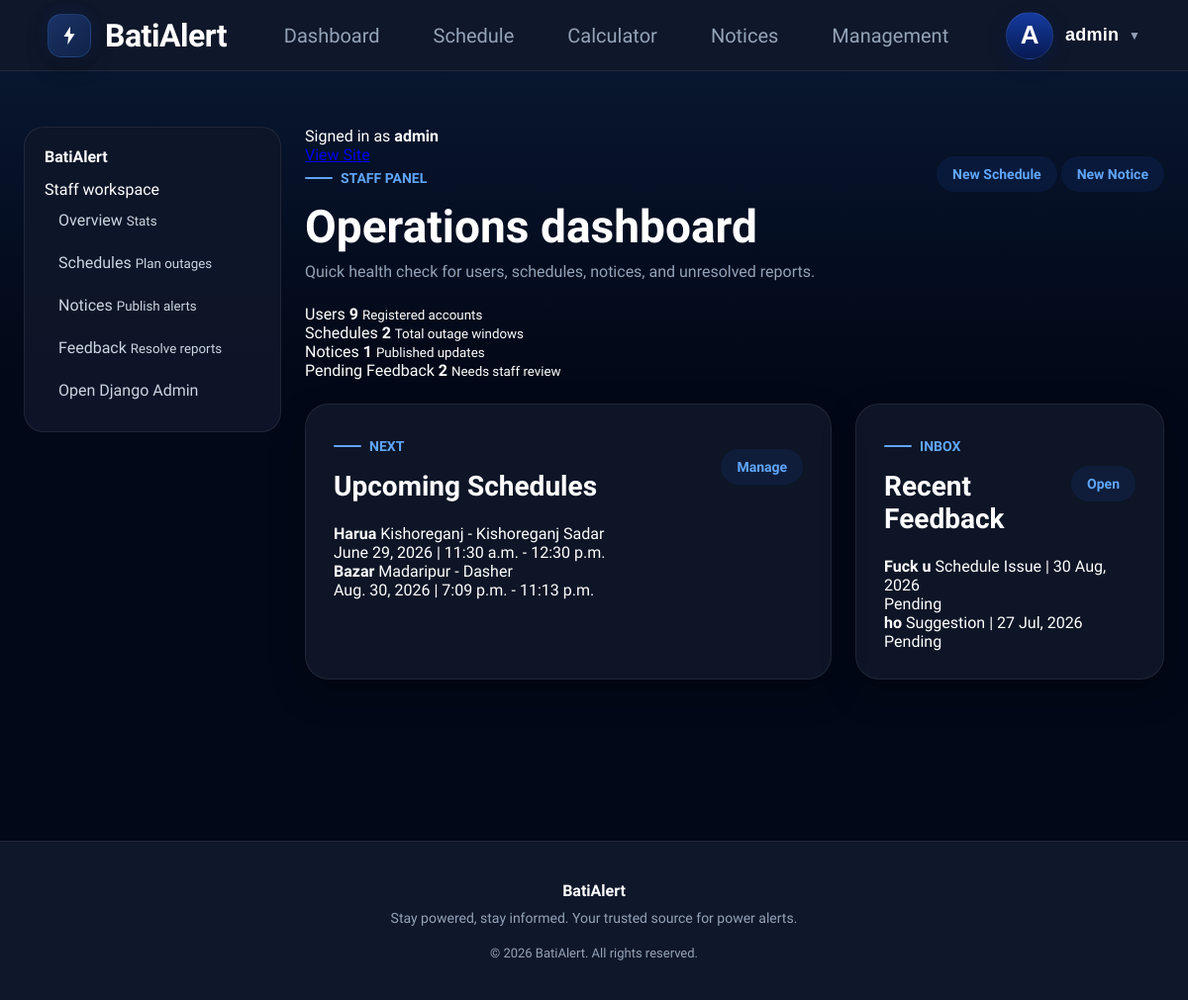
The app's page /management/ (signed in), older data.
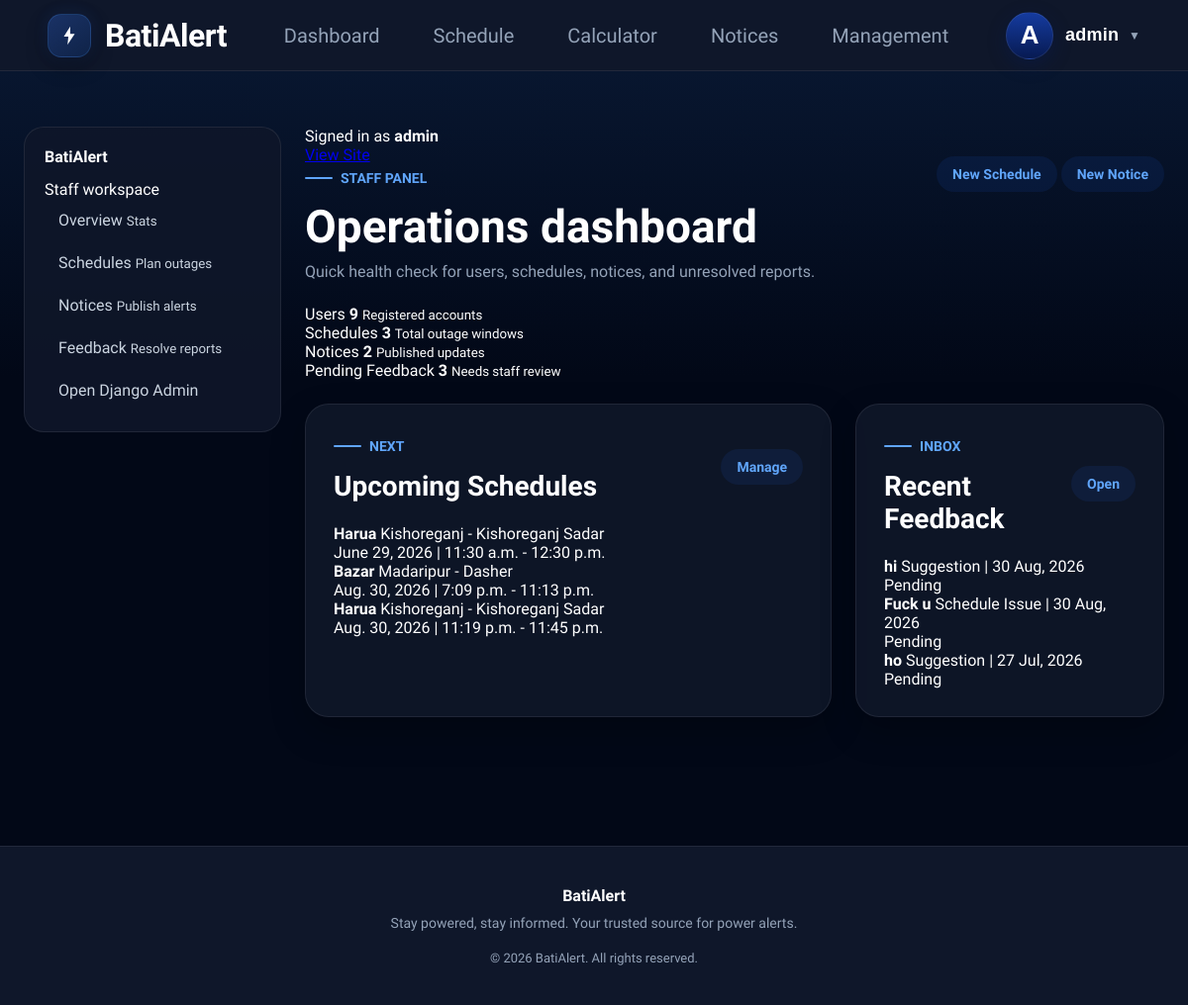
The same page, newer data.
### core/models.py (models this page shows, shortened)
class Schedule(models.Model):
    SCHEDULE_TYPES = [
        ('Daily', 'Daily'),
        ('Weekly', 'Weekly'),
    ]
    area = models.ForeignKey(
        Area,
        on_delete=models.CASCADE
    )
    start_time = models.TimeField()
    end_time = models.TimeField()
    schedule_type = models.CharField(
        max_length=50,
        choices=SCHEDULE_TYPES,
        default='Daily'
    )
    day_of_week = models.CharField(
        max_length=100,
        blank=True,
        null=True
    )
    start_date = models.DateField()
    end_date = models.DateField(
        blank=True,
        null=True
    )
    reason = models.CharField(
        max_length=200,
        blank=True,
        null=True
    )
    created_at = models.DateTimeField(
        default=timezone.now
    )
    updated_at = models.DateTimeField(
        default=timezone.now
    )

class Area(models.Model):
    district = models.CharField(max_length=100)
    upazila = models.CharField(max_length=100)
    area_name = models.CharField(max_length=100)

class FeedbackReport(models.Model):
    FEEDBACK_TYPES = [
        ('Schedule Issue', 'Schedule Issue'),
        ('Suggestion', 'Suggestion'),
        ('Other', 'Other'),
    ]
    STATUS_CHOICES = [
        ('Pending', 'Pending'),
        ('In Review', 'In Review'),
        ('Resolved', 'Resolved'),
    ]
    user = models.ForeignKey(
        'auth.User',
        on_delete=models.CASCADE,
        null=True,
        blank=True
    )
    area = models.ForeignKey(
        Area,
        on_delete=models.SET_NULL,
        null=True,
        blank=True
    )
    feedback_type = models.CharField(
        max_length=50,
        choices=FEEDBACK_TYPES,
        default='Schedule Issue'
    )
    subject = models.CharField(
        max_length=200
    )
    message = models.TextField()
    status = models.CharField(
        max_length=50,
        choices=STATUS_CHOICES,
        default='Pending'
    )
    staff_note = models.TextField(
        blank=True
    )
    created_at = models.DateTimeField(
        auto_now_add=True
    )
    updated_at = models.DateTimeField(
        auto_now=True
    )

### core/views.py (the view)
@staff_member_required
def management_dashboard(request):
    context = {
        "user_count": User.objects.count(),
        "schedule_count": Schedule.objects.count(),
        "notice_count": Notice.objects.count(),
        "pending_feedback_count": FeedbackReport.objects.filter(
            status="Pending"
        ).count(),
        "recent_feedback": FeedbackReport.objects.select_related(
            "user",
            "area"
        ).order_by("-created_at")[:5],
        "upcoming_schedules": Schedule.objects.select_related(
            "area"
        ).order_by("start_date", "start_time")[:6],
    }
    return render(
        request,
        "management/dashboard.html",
        context
    )

### users/context_processors.py (called while the page is built)
def appliance_context(request):
    return {
        "appliances":
        Appliance.objects.all()
    }

### templates/management/dashboard.html
{% extends 'management/base.html' %}
{% block management_content %}
<div class="page-heading-row">
    <div>
        <span class="home-kicker">Staff Panel</span>
        <h1>Operations dashboard</h1>
        <p>Quick health check for users, schedules, notices, and unresolved reports.</p>
    </div>
    <div class="management-heading-actions">
        <a class="dashboard-link" href="{% url 'management_schedules' %}">New Schedule</a>
        <a class="dashboard-link" href="{% url 'management_notices' %}">New Notice</a>
    </div>
</div>
<div class="management-stat-grid">
    <article class="management-stat-card">
        <span>Users</span>
        <strong>{{ user_count }}</strong>
        <small>Registered accounts</small>
    </article>
    <article class="management-stat-card">
        <span>Schedules</span>
        <strong>{{ schedule_count }}</strong>
        <small>Total outage windows</small>
    </article>
    <article class="management-stat-card">
        <span>Notices</span>
        <strong>{{ notice_count }}</strong>
        <small>Published updates</small>
    </article>
    <article class="management-stat-card urgent">
        <span>Pending Feedback</span>
        <strong>{{ pending_feedback_count }}</strong>
        <small>Needs staff review</small>
    </article>
</div>
<div class="dashboard-grid">
    <section class="dashboard-panel management-card">
        <div class="dashboard-panel-header">
            <div>
                <span class="home-kicker">Next</span>
                <h2>Upcoming Schedules</h2>
            </div>
            <a class="dashboard-link" href="{% url 'management_schedules' %}">Manage</a>
        </div>
        {% for schedule in upcoming_schedules %}
        <div class="management-list-row">
            <div>
                <strong>{{ schedule.area.area_name }}</strong>
                <span>{{ schedule.area.district }} - {{ schedule.area.upazila }}</span>
            </div>
            <span class="management-pill">{{ schedule.start_date }} | {{ schedule.start_time }} - {{ schedule.end_time }}</span>
        </div>
        {% empty %}
        <div class="dashboard-empty compact"><p>No schedules yet.</p></div>
        {% endfor %}
    </section>
    <section class="dashboard-panel management-card">
        <div class="dashboard-panel-header">
            <div>
                <span class="home-kicker">Inbox</span>
                <h2>Recent Feedback</h2>
            </div>
            <a class="dashboard-link" href="{% url 'management_feedback' %}">Open</a>
        </div>
        {% for report in recent_feedback %}
        <div class="management-list-row">
            <div>
                <strong>{{ report.subject }}</strong>
                <span>{{ report.feedback_type }} | {{ report.created_at|date:"d M, Y" }}</span>
            </div>
            <span class="management-pill status-{{ report.status|slugify }}">{{ report.status }}</span>
        </div>
        {% empty %}
        <div class="dashboard-empty compact"><p>No feedback yet.</p></div>
        {% endfor %}
    </section>
</div>
{% endblock %}

### templates/management/base.html
{% extends 'base.html' %}
{% block content %}
<section class="management-section">
    <div class="management-shell">
        <aside class="management-sidebar">
            <div class="management-brand-block">
                <strong>BatiAlert</strong>
                <span>Staff workspace</span>
            </div>
            <nav class="management-nav">
                <a class="{% if request.resolver_match.url_name == 'management_dashboard' %}active{% endif %}" href="{% url 'management_dashboard' %}">
                    <span>Overview</span>
                    <small>Stats</small>
                </a>
                <a class="{% if 'schedule' in request.resolver_match.url_name %}active{% endif %}" href="{% url 'management_schedules' %}">
                    <span>Schedules</span>
                    <small>Plan outages</small>
                </a>
                <a class="{% if 'notice' in request.resolver_match.url_name %}active{% endif %}" href="{% url 'management_notices' %}">
                    <span>Notices</span>
                    <small>Publish alerts</small>
                </a>
                <a class="{% if 'feedback' in request.resolver_match.url_name %}active{% endif %}" href="{% url 'management_feedback' %}">
                    <span>Feedback</span>
                    <small>Resolve reports</small>
                </a>
            </nav>
            <a class="management-admin-link" href="{% url 'admin:index' %}">Open Django Admin</a>
        </aside>
        <div class="management-content">
            <div class="management-topbar">
                <div>
                    <span>Signed in as</span>
                    <strong>{{ request.user.username }}</strong>
                </div>
                <a href="{% url 'home' %}">View Site</a>
            </div>
            {% block management_content %}{% endblock %}
        </div>
    </div>
</section>
{% endblock %}

### templates/base.html (shortened to what this page needs)
{% load static %}
<!DOCTYPE html>
<html lang="en">
<head>
  <link rel="stylesheet"
        href="{% static 'css/style.css' %}" />
</head>
<body>
  <nav id="navbar">
    {% include 'navbar.html' %}
  </nav>
  <main id="main-content">
    {% block content %}
    {% endblock %}
  </main>
  {% include 'footer.html' %}
</body>
</html>

### templates/navbar.html (shortened to what this page needs)
<nav class="navbar">
  <div class="navbar-left">
    <a href="{% url "home" %}"
       class="brand">
    <div class="brand-logo">
        <svg
            viewBox="0 0 24 24"
            width="22"
            height="22"
            fill="none">
            <path
                d="M13 2L6 13H11L10 22L18 10H13V2Z"
                fill="white"/>
        </svg>
    </div>
    <span class="brand-text">
        BatiAlert
    </span>
</a>
  </div>
  <div class="navbar-center">
    <a href="{% url "dashboard" %}"
       class="nav-link protected-link">
        Dashboard
    </a>
    <a href="{% url "schedule" %}"
       class="nav-link protected-link">
        Schedule
    </a>
    <a href="{% url "calculator" %}"
       class="nav-link protected-link">
        Calculator
    </a>
    <a href="{% url "notices" %}"
       class="nav-link protected-link">
        Notices
    </a>
    {% if request.user.is_staff %}
    <a href="{% url "management_dashboard" %}"
       class="nav-link">
        Management
    </a>
    {% endif %}
</div>
  <div class="navbar-right">
    {% if request.user.is_authenticated %}
        <button
            id="profileBtn"
            class="profile-btn">
            <div class="profile-avatar">
                {{ request.user.username|first|upper }}
            </div>
            <span class="profile-name">
                {{ request.user.username }}
            </span>
           <span class="dropdown-arrow">
  ▼
</span>
        </button>
    {% endif %}
</div>
</nav>

### templates/footer.html
<footer style="background: var(--bg-secondary); border-top: 1px solid var(--border); padding: 40px 20px; text-align: center; margin-top: 50px;">
    <div class="footer-content" style="max-width: 800px; margin: 0 auto;">
        <h4 style="color: white; margin-bottom: 10px;">BatiAlert</h4>
        <p style="color: var(--text-secondary); font-size: 14px; margin-bottom: 20px;">
            Stay powered, stay informed. Your trusted source for power alerts.
        </p>
        <div style="font-size: 13px; color: var(--text-secondary);">
            &copy; 2026 BatiAlert. All rights reserved.
        </div>
    </div>
</footer>

### static/css/style.css (style rules this page uses)
* { margin:0; padding:0; box-sizing:border-box; }
:root { --bg-primary:#020817; --bg-secondary:#0f172a; --bg-card:#111827; --text-primary:#fff; --text-secondary:#94a3b8; --accent:#2563eb; --accent-dark:#17335c; --success:#22c55e; --warning:#f59e0b; --danger:#ef4444; --border:rgba(255,255,255,.08); --radius-sm:12px; --radius-md:16px; --radius-lg:24px; --shadow:0 12px 30px rgba(0,0,0,.35); --transition:.25s ease; }
body { background:var(--bg-primary); color:var(--text-primary); font-family:'Geist',sans-serif; }
.navbar { height:72px; padding:0 48px; display:flex; align-items:center; justify-content:space-between; background:var(--bg-secondary); border-bottom:1px solid var(--border); position:sticky; top:0; z-index:1000; }
.brand { display:flex; align-items:center; gap:10px; color:white; text-decoration:none; }
.brand-text { font-size:28px; font-weight:700; }
.navbar-center { flex:1; display:flex; align-items:center; justify-content:center; gap:18px; }
.nav-link { padding:12px 18px; border-radius:12px; color:var(--text-secondary); text-decoration:none; font-size:20px; font-weight:500; transition:var(--transition); }
.navbar-right { display:flex; align-items:center; }
.profile-btn { display:flex; align-items:center; gap:12px; background:none; border:none; cursor:pointer; }
.profile-avatar { width:48px; height:48px; border-radius:50%; display:flex; align-items:center; justify-content:center; background: linear-gradient( to bottom, #153b9f, #071a52 ); border:1px solid rgba(255,255,255,.08); box-shadow: 0 6px 18px rgba(7,26,82,.45); color:white; font-size:26px; font-weight:700; transition:var(--transition); }
.profile-name { color:white; font-size:18px; font-weight:700; letter-spacing:.2px; }
.dropdown-arrow { color:#94a3b8; font-size:12px; font-weight:700; margin-left:-2px; transition:var(--transition); }
.protected-link { cursor:pointer; }
.brand { display:flex; align-items:center; gap:14px; text-decoration:none; }
.brand-logo { width:44px; height:44px; display:flex; justify-content:center; align-items:center; border-radius:14px; background:linear-gradient( 145deg, #1a3266, #0f2348 ); border:1px solid rgba(77,163,255,.18); box-shadow: 0 8px 22px rgba(0,0,0,.30), 0 0 15px rgba(37,99,235,.15); transition:.3s; }
.brand-logo svg { width:22px; height:22px; animation:brandFloat 2.8s ease-in-out infinite; }
.brand-text { color:#fff; font-size:2rem; font-weight:800; letter-spacing:-.5px; }
.home-kicker { display:inline-flex; align-items:center; gap:8px; margin-bottom:16px; color:#60a5fa; font-size:14px; font-weight:700; text-transform:uppercase; letter-spacing:0; }
.home-kicker:before { content:""; width:28px; height:2px; border-radius:999px; background:#60a5fa; }
.dashboard-stat-card, .dashboard-panel, .profile-info-panel { border:1px solid var(--border); background:rgba(15,23,42,.88); box-shadow:0 14px 34px rgba(0,0,0,.25); }
.dashboard-grid, .profile-page-grid { display:grid; grid-template-columns:1.45fr .85fr; gap:24px; margin-top:24px; }
.dashboard-panel, .profile-info-panel { padding:28px; border-radius:24px; }
.dashboard-panel-header { display:flex; justify-content:space-between; align-items:center; gap:16px; margin-bottom:22px; }
.dashboard-panel-header h2 { font-size:28px; }
.dashboard-link { border:none; text-decoration:none; color:#60a5fa; background:rgba(37,99,235,.1); border-radius:999px; padding:10px 16px; font-size:14px; font-weight:700; cursor:pointer; }
.saved-area-top, .notice-card-top, .page-heading-row { display:flex; justify-content:space-between; align-items:flex-start; gap:18px; }
.saved-area-top span, .saved-area-card p, .saved-area-card small, .page-heading-row p { color:var(--text-secondary); }
.notice-section-page, .management-section { padding:56px 24px 80px; min-height:calc(100vh - 72px); background:linear-gradient(180deg, #08162f 0%, #020817 42%); }
.page-heading-row { margin-bottom:24px; }
.page-heading-row h1 { font-size:46px; line-height:1.1; margin-bottom:10px; }
.management-shell { max-width:1280px; margin:0 auto; display:grid; grid-template-columns:260px 1fr; gap:24px; align-items:start; }
.management-sidebar { position:sticky; top:96px; padding:20px; border-radius:20px; background:rgba(15,23,42,.9); border:1px solid var(--border); }
.management-sidebar strong, .management-sidebar a { display:block; }
.management-sidebar strong { margin-bottom:14px; }
.management-sidebar a { padding:12px 14px; border-radius:14px; color:#cbd5e1; text-decoration:none; }
.management-content { min-width:0; }

Row changes from the older to the newer data that the page shows:
added Schedule: area.area_name "Harua", area.district "Kishoreganj", area.upazila "Kishoreganj Sadar", start_date "Aug. 30, 2026", start_time "11:19 p.m.", end_time "11:45 p.m."
added FeedbackReport: subject "hi", feedback_type "Suggestion", created_at "30 Aug, 2026", status "Pending"
Text that changed along with them:
{{ schedule_count }}: "2" → "3"
{{ notice_count }}: "1" → "2"
{{ pending_feedback_count }}: "2" → "3"
